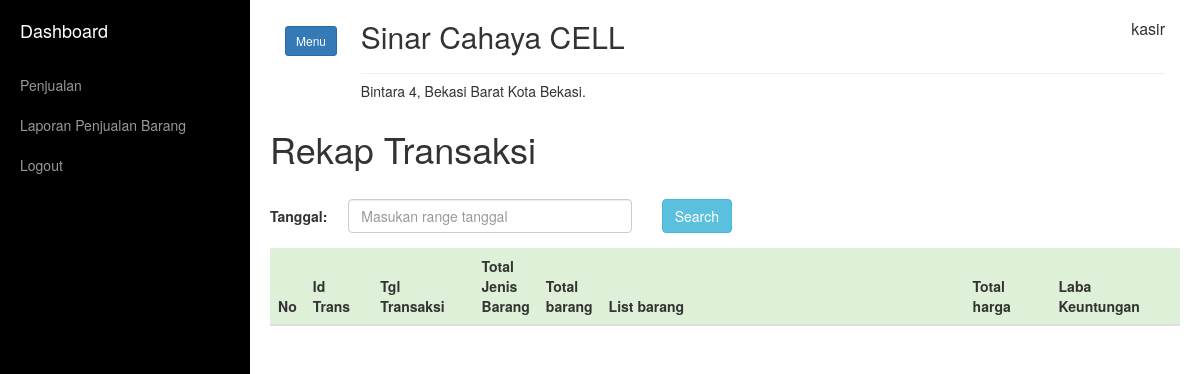
The app's page /home.php?link=rekap (signed in), older data.
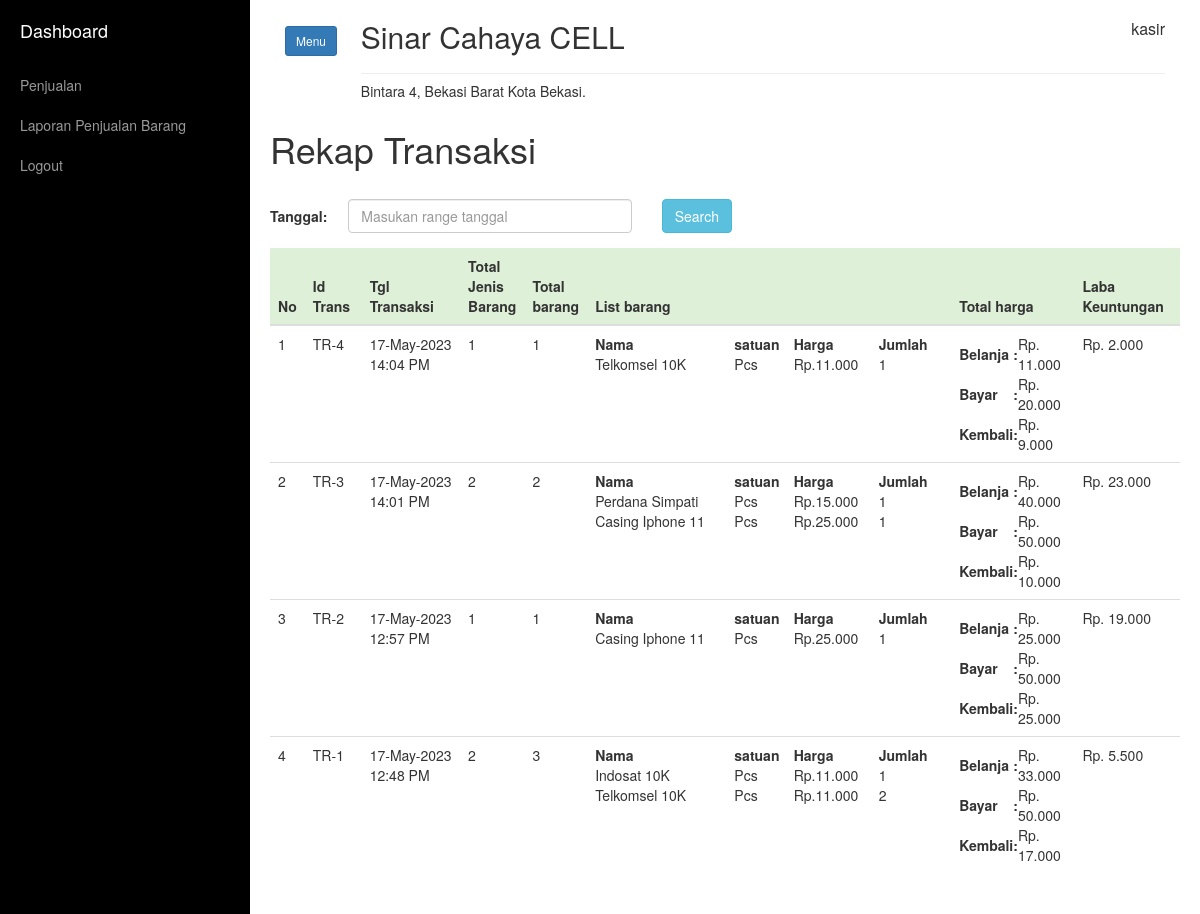
The same page, newer data.
### tables this page shows
CREATE TABLE `tb_transaksi` (
  `id` int(11) NOT NULL,
  `jumlah_menu` int(11) NOT NULL,
  `total_harga` int(12) NOT NULL,
  `bayar` int(11) NOT NULL,
  `kembali` int(11) NOT NULL,
  `tgl_transaksi` timestamp NOT NULL DEFAULT current_timestamp() ON UPDATE current_timestamp()
);

### rekap.php (the view, shortened to what the changed rows need)
<h1>
	Rekap Transaksi
</h1><br>
<div class="row">
	<div class="col-md-12">
	<div class="row">
		<div class="col-md-6">
			<form action="home.php?link=rekap" method="POST" accept-charset="utf-8" class="form-horizontal">
		      <div class="form-group">
		      <label class="control-label col-sm-2" for="bulan"> Tanggal:</label>
		      <div class="col-sm-8">
		            <input class="form-control" type="text" id="date" name="tgl"  placeholder="Masukan range tanggal" required="">
		      </div>
		      <div class="col-sm-2">
		      	<button type="submit" class="btn btn-info ">Search</button>
		      </div>
		      </div>
		    </form>
		</div>
	</div>
	<table id="tb_tran" class="table table-hover">
				<thead>
					<tr class="bg-success">
						<th>No</th>
						<th>Id Trans</th>
						<th>Tgl Transaksi</th>
						<th style="width: 10px;">Total Jenis Barang</th>
						<th style="width: 10px;">Total barang </th>
						<th style="width: 40%;">List barang </th>
						<th>Total harga</th>
						<th>Laba Keuntungan</th>
					</tr>
				</thead>
				<tbody>
				<?php
				if (isset($tgl)) {
					$sql = " SELECT a.*,
								b.nm_barang,
								b.hr_barang,
								b.satuan,
								b.jm_barang,
								b.laba,
								b.jum_barang
						FROM tb_transaksi a
						LEFT JOIN (
							SELECT
								z.id_trans,
								SUM(z.jumlah) as jum_barang ,
							 	SUM(z.laba) as laba,
								GROUP_CONCAT(x.nama_barang) as nm_barang ,
								GROUP_CONCAT(x.harga_jual) as hr_barang ,
								GROUP_CONCAT(x.satuan) as satuan ,
								GROUP_CONCAT(z.jumlah) as jm_barang
								FROM tb_transaksi_list z
								LEFT JOIN  tb_barang x ON z.id_menu = x.id
								GROUP BY z.id_trans
						) as b ON b.id_trans = a.id
						WHERE a.tgl_transaksi BETWEEN '$tgl[awal]' AND '$tgl[akhir]'
						ORDER BY a.id DESC";
				}else{
					 $sql =" SELECT 	a.*,
								b.nm_barang,
								b.hr_barang,
								b.satuan,
								b.jm_barang,
								b.laba,
								b.jum_barang
						FROM tb_transaksi a
						LEFT JOIN (
							SELECT
								z.id_trans,
								SUM(z.jumlah) as jum_barang ,
							 	SUM(z.laba) as laba,
								GROUP_CONCAT(x.nama_barang) as nm_barang ,
								GROUP_CONCAT(x.harga_jual) as hr_barang ,
								GROUP_CONCAT(x.satuan) as satuan ,
								GROUP_CONCAT(z.jumlah) as jm_barang
								FROM tb_transaksi_list z
								LEFT JOIN  tb_barang x ON z.id_menu = x.id
								GROUP BY z.id_trans
						) as b ON b.id_trans = a.id
						ORDER BY a.id DESC";
				}
				?>
				<?php
					$no=1;
					$query = mysqli_query($conn,$sql);
					while ($tran = mysqli_fetch_array($query)) {
				?>
					<tr>
						<td><?php echo $no++; ?></td>
						<td><?php echo 'TR-'.$tran['id']; ?></td>
						<td><?php echo date('d-M-Y H:i A', strtotime($tran['tgl_transaksi'])); ?></td>
						<td><?php echo $tran['jumlah_menu']; ?></td>
						<td><?php echo $tran['jum_barang']; ?></td>
						<td><table style="width: 100%;">
							<thead>
								<tr>
									<th width="40%">Nama</th>
									<th>satuan</th>
									<th>Harga</th>
									<th>Jumlah</th>
								</tr>
							</thead>
							<tbody>
							<?php
								$nm = explode(',', $tran['nm_barang']);
								$sz = explode(',', $tran['satuan']);
								$hr = explode(',', $tran['hr_barang']);
								$jm = explode(',', $tran['jm_barang']);
							 	for ($i=0; $i < count($jm) ; $i++) {
							?>
								<tr>
									<td><?php echo $nm[$i]; ?></td>
									<td><?php echo $sz[$i]; ?></td>
									<td>Rp.<?php echo number_format($hr[$i] ,0,',','.'); ?></td>
									<td><?php echo $jm[$i]; ?></td>
								</tr>
							<?php } ?>
							</tbody>
						</table>
						</td>
						<td>
							<table style="width: 100%;">
								<tr>
									<th>Belanja</th>
									<th>:</th>
									<td>Rp. <?php echo number_format($tran['total_harga'] ,0,',','.'); ?></td>
								</tr>
								<tr>
									<th>Bayar</th>
									<th>:</th>
									<td>Rp. <?php echo number_format($tran['bayar'] ,0,',','.'); ?></td>
								</tr>
								<tr>
									<th>Kembali</th>
									<th>:</th>
									<td>Rp. <?php echo number_format($tran['kembali'] ,0,',','.'); ?></td>
								</tr>
							</table>
						</td>
						<td>Rp. <?php echo number_format($tran['laba'] ,0,',','.'); ?></td>
					</tr>
				<?php
					}
				?>
				</tbody>
	</table>
			<div class="row">
				<div class="col-md-12">
				</div>
			</div>
	</div>
</div>

### home.php (shortened to what the changed rows need)
<?php
include "koneksi.php";
if (isset($_SESSION['username'])){
?>
<!DOCTYPE html>
<html lang="">
<head>
  <link rel="stylesheet" type="text/css" href="assets/css/bootstrap.css">
  <link rel="stylesheet" type="text/css" href="assets/css/simple-sidebar.css">
  <link rel="stylesheet" type="text/css" href="assets/css/jquery.dataTables.css">
  <link rel="stylesheet" type="text/css" href="assets/css/daterangepicker.css">
  <link rel="stylesheet" type="text/css" href="assets/css/bootstrap-datetimepicker.min.css">
</head>
<body>
    <div id="wrapper" class="toggled">
        <div id="sidebar-wrapper">
            <ul class="sidebar-nav">
                <li class="sidebar-brand">
                    <a href="home.php?link=0">
                        Dashboard
                    </a>
                </li>
                <?php if ($_SESSION['level'] == 1) { ?>
                  <li>
                      <a href="home.php?link=master_supp">Master Supplier</a>
                  </li>
                  <li>
                      <a href="home.php?link=master_barang">Master Barang</a>
                  </li>
                  <li>
                      <a href="home.php?link=jenis_barang">Master Jenis Barang</a>
                  </li>
                  <li>
                      <a href="home.php?link=permintaan&id_per=0">Form Permintaan Barang</a>
                  </li>
                  <li><a href="#" id="btn-1" data-toggle="collapse" data-target="#submenu1" aria-expanded="false">Laporan</a>
                    <ul class="nav collapse" id="submenu1" role="menu" aria-labelledby="btn-1">
                      <li><a href="home.php?link=rekap_permintaan" >Laporan Permintaan Barang</a></li>
                    </ul>
                  </li>
                  <li>
                      <a href="logout.php">Logout</a>
                  </li>
                <?php
                }else if ($_SESSION['level'] == 2) { ?>
                   <li>
                      <a href="home.php?link=transaksi&idt=0">Penjualan</a>
                  </li>
                     <li>
                      <a href="home.php?link=rekap">Laporan Penjualan Barang</a>
                  </li>
                    <li>
                      <a href="logout.php">Logout</a>
                  </li>
                <?php
                } ?>
            </ul>
        </div>
        <div id="page-content-wrapper" style="padding-top: 0px !important;">
            <div class="container-fluid">
              <div class="row">
                <div class="col-md-1">
                <h2>
                  <a href="#menu-toggle" class="btn btn-primary btn-sm" id="menu-toggle">Menu</a>
                </h2>
                </div>
                <div class="col-md-11">
                  <h2>Sinar Cahaya CELL <p class="pull-right" style="font-size: 16px !important;"><?php echo $_SESSION['username']; ?></p><h2><hr style="margin: 0px !important;">
                  <h5>Bintara 4, Bekasi Barat Kota Bekasi.</h5>
                </div>
              </div>
            </div>
            <div class="row">
            <div class="col-md-12">
              <?php
              $link = $_GET['link'];
              switch ($link) {
                case 'rekap':
                  include "rekap.php";
                  break;
              }
               ?>
            </div>
            </div>
        </div>
    </div>
</body>
</html>
<?php
}else{
  header('location: index.php');
}
?>

Row changes from the older to the newer data that the page shows:
added tb_transaksi: id "4", tgl_transaksi "17-May-2023 14:04 PM", jumlah_menu "1", jum_barang "1", i "Telkomsel 10K", i "Pcs", i "11.000", i "1", total_harga "11.000", bayar "20.000", kembali "9.000", laba "2.000"
added tb_transaksi: id "3", tgl_transaksi "17-May-2023 14:01 PM", jumlah_menu "2", jum_barang "2", i "Perdana Simpati", i "Pcs", i "15.000", i "1", i "Casing Iphone 11", i "25.000", total_harga "40.000", bayar "50.000", kembali "10.000", laba "23.000", shown under "Rekap Transaksi"
added tb_transaksi: id "2", tgl_transaksi "17-May-2023 12:57 PM", jumlah_menu "1", jum_barang "1", i "Casing Iphone 11", i "Pcs", i "25.000", i "1", total_harga "25.000", bayar "50.000", kembali "25.000", laba "19.000"
added tb_transaksi: id "1", tgl_transaksi "17-May-2023 12:48 PM", jumlah_menu "2", jum_barang "3", i "Indosat 10K", i "Pcs", i "11.000", i "1", i "Telkomsel 10K", i "2", total_harga "33.000", bayar "50.000", kembali "17.000", laba "5.500", shown under "Rekap Transaksi"
